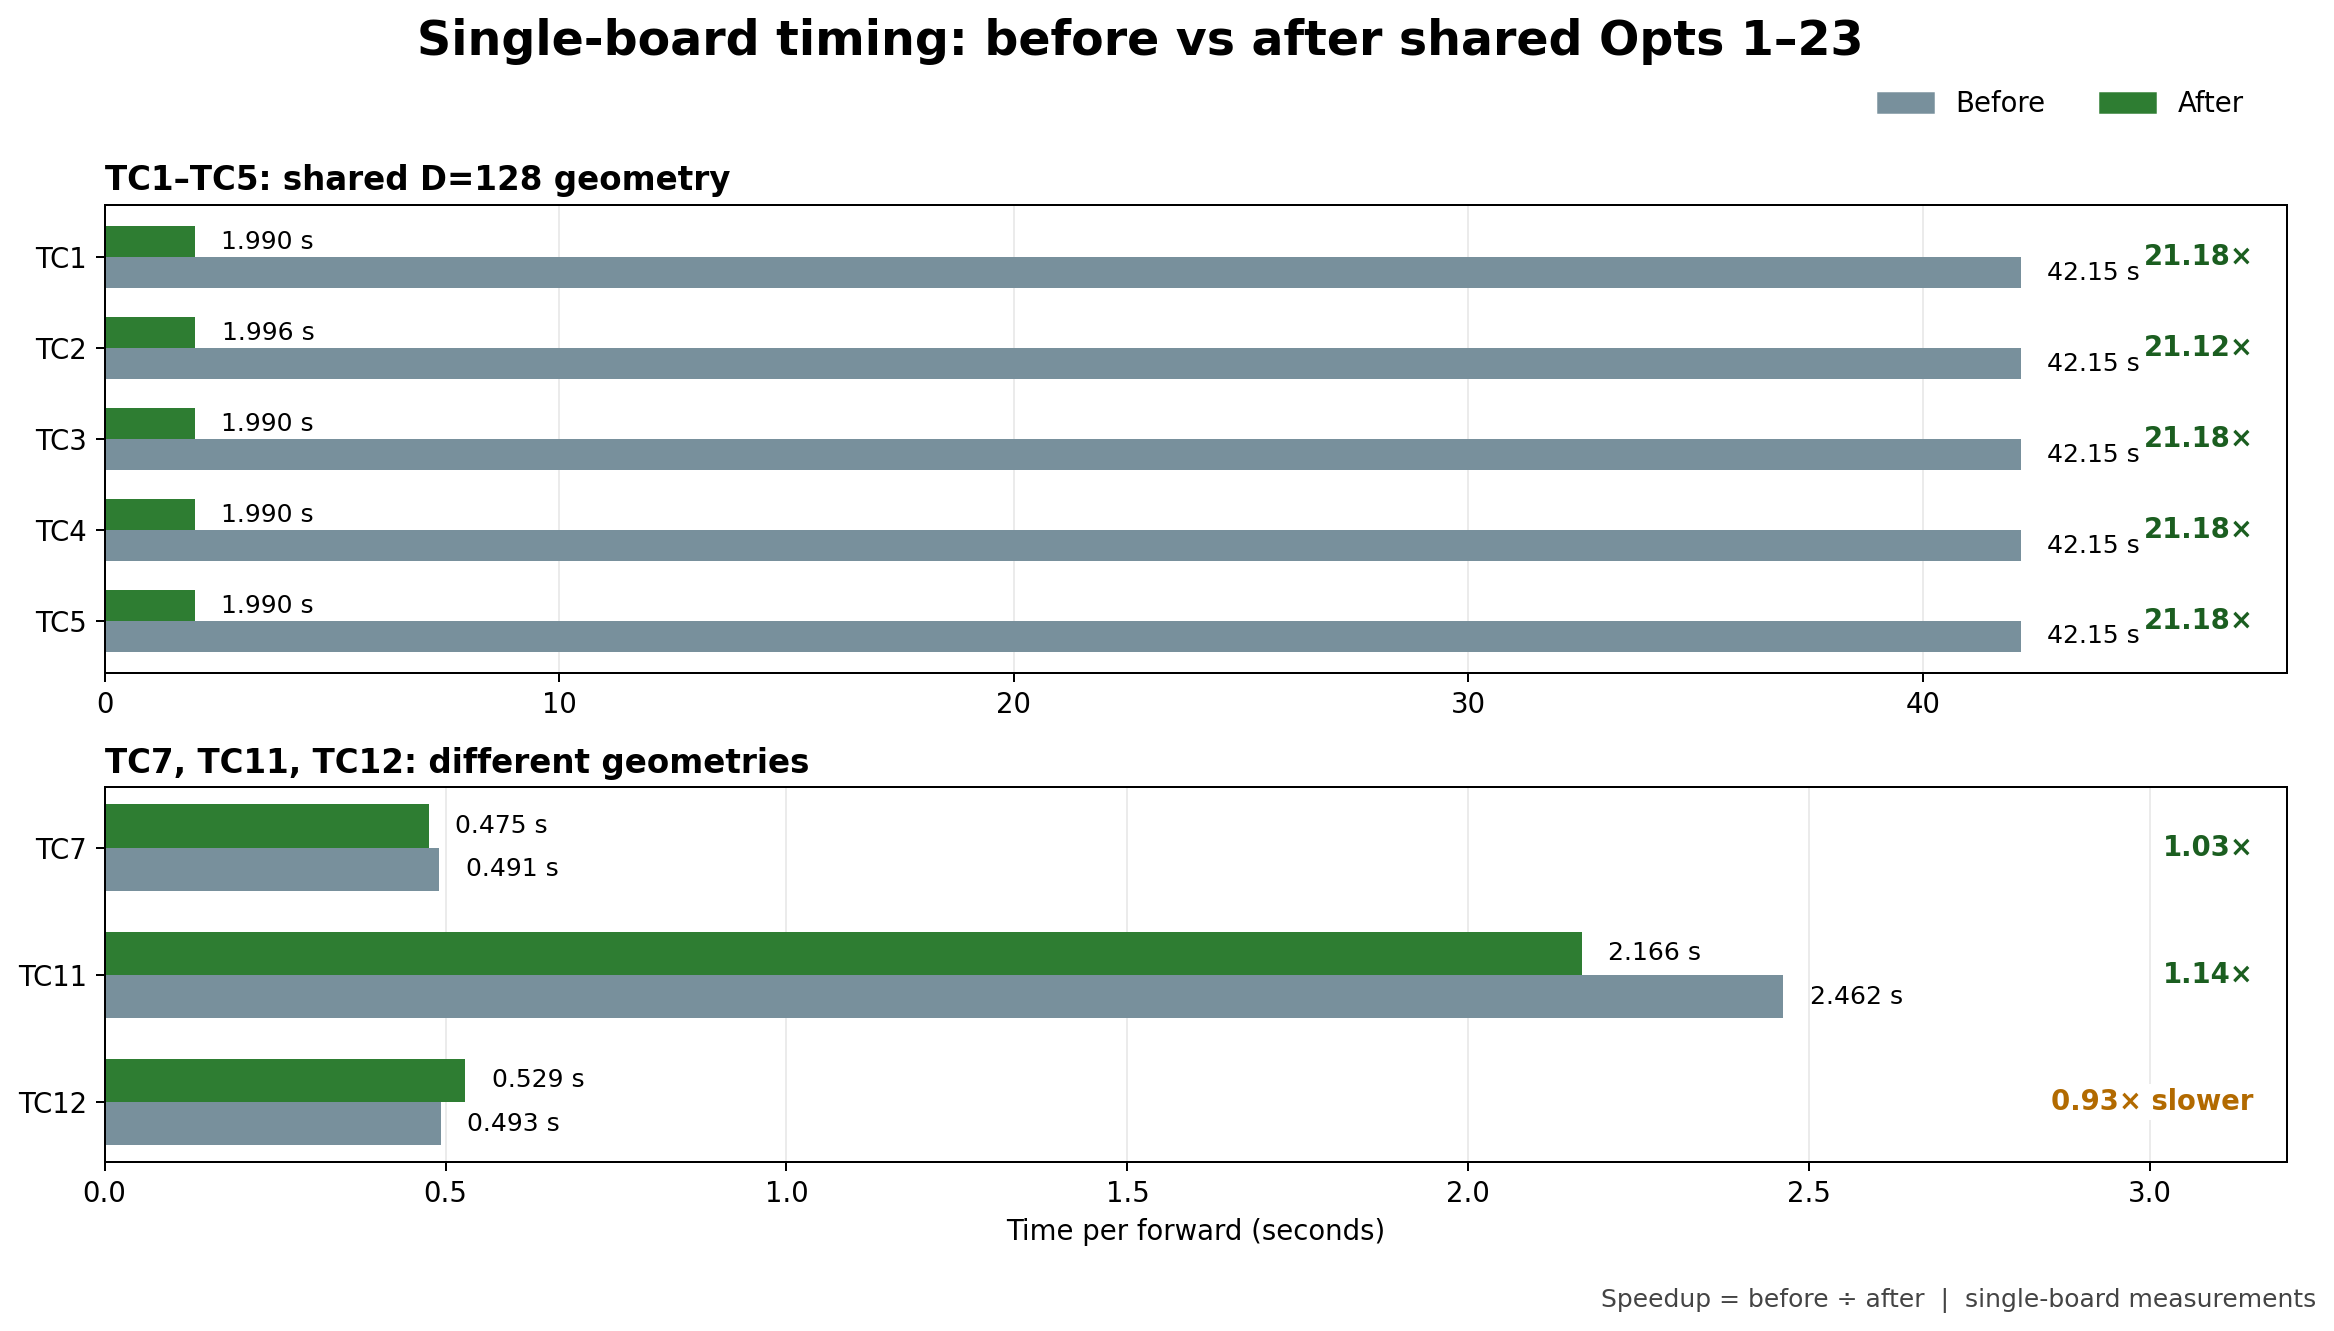

This figure's Python source:
from pathlib import Path

import matplotlib.pyplot as plt
import numpy as np

cases = ["TC1", "TC2", "TC3", "TC4", "TC5", "TC7", "TC11", "TC12"]
before = np.array([42.15, 42.15, 42.15, 42.15, 42.15, 0.491, 2.462, 0.493])
after = np.array([1.990, 1.996, 1.990, 1.990, 1.990, 0.475, 2.166, 0.529])
speedup = before / after

plt.rcParams.update({"font.family": "DejaVu Sans", "font.size": 11})
fig, (ax_large, ax_small) = plt.subplots(
    2, 1, figsize=(13.333, 7.5), gridspec_kw={"height_ratios": [1.25, 1]}
)
fig.suptitle(
    "Single-board timing: before vs after shared Opts 1–23",
    fontsize=19,
    fontweight="bold",
    y=0.97,
)

before_color = "#78909c"
after_color = "#2e7d32"
width = 0.34

def draw_panel(ax, indices, x_limit, title):
    labels = [cases[i] for i in indices]
    y = np.arange(len(indices))
    b = before[indices]
    a = after[indices]
    s = speedup[indices]

    ax.barh(y + width / 2, b, height=width, color=before_color, label="Before")
    ax.barh(y - width / 2, a, height=width, color=after_color, label="After")
    ax.set_yticks(y, labels)
    ax.invert_yaxis()
    ax.set_xlim(0, x_limit)
    ax.set_title(title, loc="left", fontsize=13, fontweight="bold")
    ax.grid(axis="x", alpha=0.25)
    ax.set_axisbelow(True)

    for row, old, new, ratio in zip(y, b, a, s):
        ax.text(old + x_limit * 0.012, row + width / 2, f"{old:g} s", va="center", fontsize=10)
        ax.text(new + x_limit * 0.012, row - width / 2, f"{new:.3f} s", va="center", fontsize=10)
        suffix = " slower" if ratio < 1 else ""
        ax.text(
            x_limit * 0.985,
            row,
            f"{ratio:.2f}×{suffix}",
            va="center",
            ha="right",
            fontweight="bold",
            color="#b26a00" if ratio < 1 else "#1b5e20",
            bbox={"facecolor": "white", "edgecolor": "none", "pad": 1.5},
        )



draw_panel(ax_large, np.arange(5), 48, "TC1–TC5: shared D=128 geometry")
draw_panel(ax_small, np.array([5, 6, 7]), 3.2, "TC7, TC11, TC12: different geometries")
ax_small.set_xlabel("Time per forward (seconds)")
fig.legend(
    [plt.Rectangle((0, 0), 1, 1, color=before_color), plt.Rectangle((0, 0), 1, 1, color=after_color)],
    ["Before", "After"], loc="upper right", bbox_to_anchor=(0.97, 0.935),
    ncol=2, frameon=False,
)
fig.text(
    0.99,
    0.015,
    "Speedup = before ÷ after  |  single-board measurements",
    ha="right",
    fontsize=10,
    color="#444444",
)
fig.tight_layout(rect=[0.02, 0.04, 0.99, 0.94])

out = Path(__file__).with_suffix(".svg")
fig.savefig(out, format="svg", bbox_inches="tight")
fig.savefig(out.with_suffix(".png"), format="png", dpi=180, bbox_inches="tight")
print(out)
